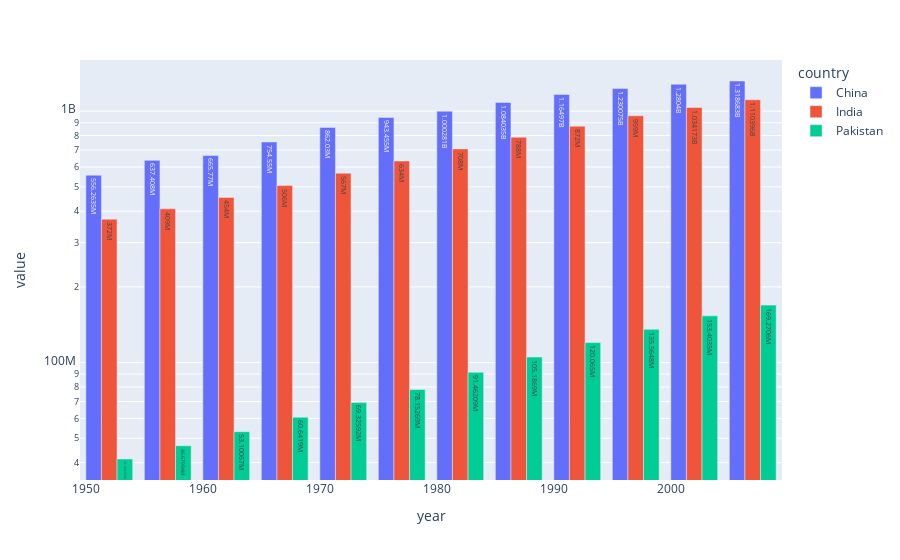

This figure's notebook cell:
### Code cell
temp= gap[gap['country'].isin(['India' , 'China' , 'Pakistan'])].pivot(index='year' , columns='country' , values='pop')

temp
px.bar(temp, x=temp.index , 
       y=temp.columns, 
       barmode='group', 
       log_y=True,
       text_auto=True)

### Figure 1 — Plotly figure (JSON) as saved in the notebook; plotly's stock layout.template omitted (floating-point values rounded to 4 significant figures)
{"data": [{"alignmentgroup": "True", "hovertemplate": "country=China<br>year=%{x}<br>value=%{y}<extra></extra>", "legendgroup": "China", "marker": {"color": "#636efa", "pattern": {"shape": ""}}, "name": "China", "offsetgroup": "China", "orientation": "v", "showlegend": true, "textposition": "auto", "texttemplate": "%{y}", "type": "bar", "x": [1952, 1957, 1962, 1967, 1972, 1977, 1982, 1987, 1992, 1997, 2002, 2007], "xaxis": "x", "y": [556263527, 637408000, 665770000, 754550000, 862030000, 943455000, 1000281000, 1084035000, 1164970000, 1230075000, 1280400000, 1318683096], "yaxis": "y"}, {"alignmentgroup": "True", "hovertemplate": "country=India<br>year=%{x}<br>value=%{y}<extra></extra>", "legendgroup": "India", "marker": {"color": "#EF553B", "pattern": {"shape": ""}}, "name": "India", "offsetgroup": "India", "orientation": "v", "showlegend": true, "textposition": "auto", "texttemplate": "%{y}", "type": "bar", "x": [1952, 1957, 1962, 1967, 1972, 1977, 1982, 1987, 1992, 1997, 2002, 2007], "xaxis": "x", "y": [372000000, 409000000, 454000000, 506000000, 567000000, 634000000, 708000000, 788000000, 872000000, 959000000, 1034172547, 1110396331], "yaxis": "y"}, {"alignmentgroup": "True", "hovertemplate": "country=Pakistan<br>year=%{x}<br>value=%{y}<extra></extra>", "legendgroup": "Pakistan", "marker": {"color": "#00cc96", "pattern": {"shape": ""}}, "name": "Pakistan", "offsetgroup": "Pakistan", "orientation": "v", "showlegend": true, "textposition": "auto", "texttemplate": "%{y}", "type": "bar", "x": [1952, 1957, 1962, 1967, 1972, 1977, 1982, 1987, 1992, 1997, 2002, 2007], "xaxis": "x", "y": [41346560, 46679944, 53100671, 60641899, 69325921, 78152686, 91462088, 105186881, 120065004, 135564834, 153403524, 169270617], "yaxis": "y"}], "layout": {"barmode": "group", "legend": {"title": {"text": "country"}, "tracegroupgap": 0}, "margin": {"t": 60}, "xaxis": {"anchor": "y", "domain": [0, 1], "title": {"text": "year"}}, "yaxis": {"anchor": "x", "domain": [0, 1], "title": {"text": "value"}, "type": "log"}}}
